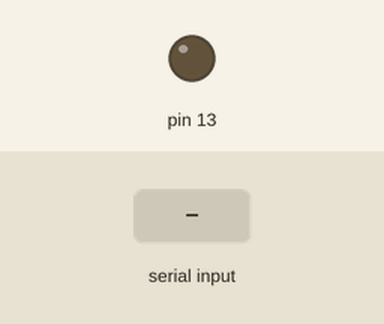
Recording of a sketch running on a simulated Arduino Uno, built with avr-gcc and run on an emulated ATmega328P. Shown: output pins drawn as LEDs (lit = HIGH). The inputs (shaded band) are chosen by the test bench.

Above: at 1.2 s.
1.3 s: "1" received over the second serial link
At 2.5 s:
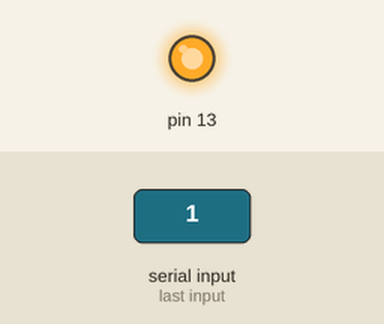
2.8 s: "2" received over the second serial link
At 3.7 s:
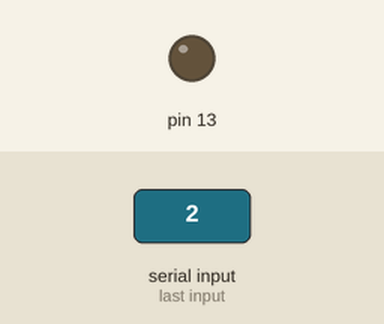
Timing chart, 0 to 5.8 s (numbered marks = the images above; inputs shaded):
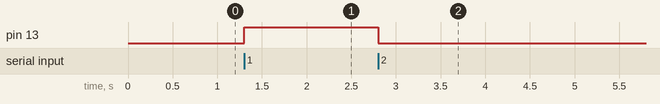

Measured:
- after the input at 1.3 s, pin 13: LOW → HIGH at once
- after the input at 2.8 s, pin 13: HIGH → LOW at once

The sketch:

sketch_jan09b.ino
```cpp
#include <SoftwareSerial.h>
SoftwareSerial BT(10, 11);
//使用软串口连接蓝牙
void setup()
{
  pinMode(13, OUTPUT);
  BT.begin(115200);
  //设置与蓝牙通讯的波特率
  BT.println("Hello from Arduino");
}
char a; // stores incoming character from other device
void loop()
{
  if (BT.available())
  {
    a=(BT.read());
    if (a=='1')
    //收到蓝牙发来得信息1执行一下
    {
      digitalWrite(13, HIGH);
      //13脚输出高电平
      BT.println("LED on");
      //蓝牙反馈LED on
    }
    if (a=='2')
    //收到蓝牙发来得信息2执行一下
    {
      digitalWrite(13, LOW);
      //13脚输出低电平
      BT.println("LED off");
      //蓝牙反馈LED off
    }
    if (a=='?')
    {
      BT.println("Send '1' to turn LED on");
      BT.println("Send '2' to turn LED on");
    }

  }

}
```
